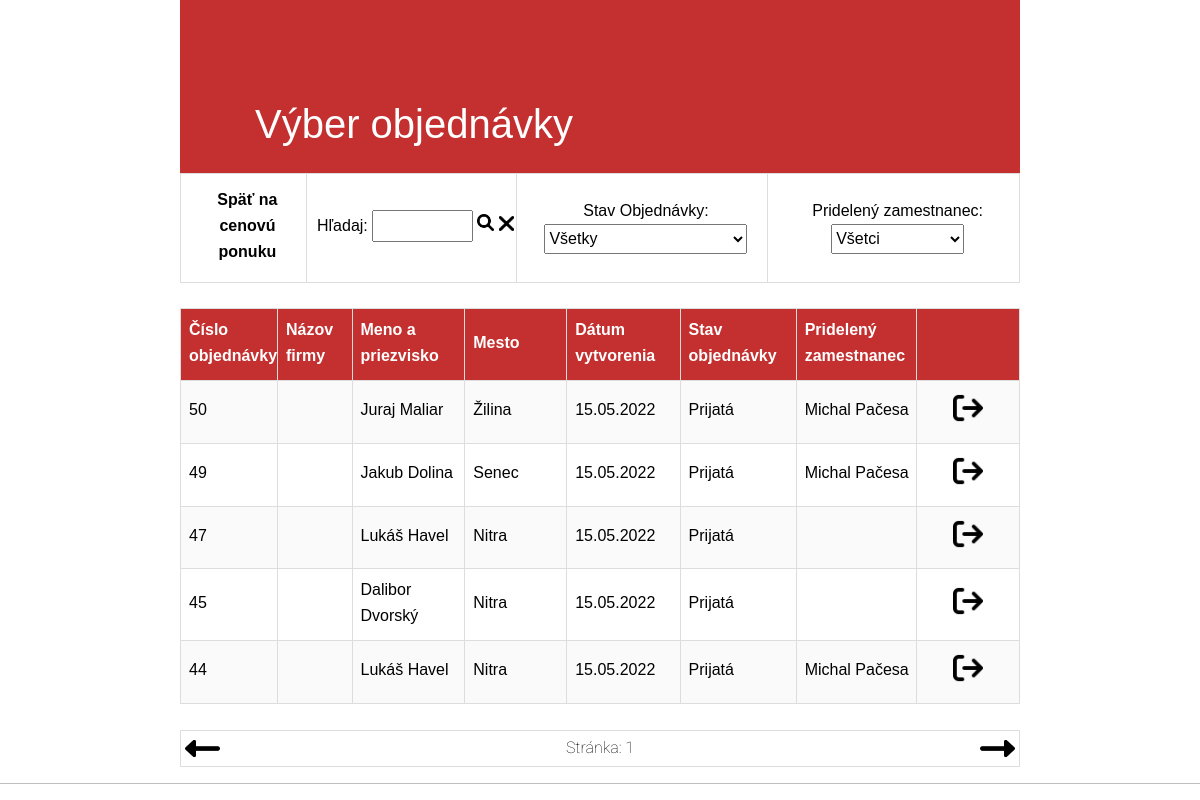
Page /admin/vyber_objednavky.php (signed in) on the committed database.
### tables this page shows
CREATE TABLE `objednavka` (
  `ID_objednavky` int(10) UNSIGNED NOT NULL,
  `Obj_Datum_vytvorenia` date NOT NULL,
  `Obj_Datum_upravy` date NOT NULL,
  `Obj_Nazov_firmy` varchar(50) DEFAULT NULL,
  `Obj_Meno` varchar(50) NOT NULL,
  `Obj_Priezvisko` varchar(50) NOT NULL,
  `Obj_Email` varchar(50) NOT NULL,
  `Obj_Telefon` varchar(20) NOT NULL,
  `Obj_Ulica_cislo_fakturacna` varchar(50) NOT NULL,
  `Obj_Mesto_fakturacna` varchar(50) NOT NULL,
  `Obj_PSC_fakturacna` varchar(5) NOT NULL,
  `Obj_Ulica_cislo_dodacia` varchar(50) DEFAULT NULL,
  `Obj_Mesto_dodacia` varchar(50) DEFAULT NULL,
  `Obj_PSC_dodacia` varchar(5) DEFAULT NULL,
  `Obj_ICO` varchar(8) DEFAULT NULL,
  `Obj_DIC` varchar(10) DEFAULT NULL,
  `Obj_IC_DPH` varchar(12) DEFAULT NULL,
  `Stav_objednavky` int(10) UNSIGNED DEFAULT NULL,
  `Obj_Poznamka` varchar(200) DEFAULT NULL,
  `ID_pouzivatela` int(10) UNSIGNED DEFAULT NULL,
  `ID_zakaznika` int(10) UNSIGNED NOT NULL,
  `ID_zamestnanca` int(10) UNSIGNED DEFAULT NULL
);

CREATE TABLE `zamestnanec` (
  `ID_zamestnanca` int(10) UNSIGNED NOT NULL,
  `Zam_Meno` varchar(20) NOT NULL,
  `Zam_Priezvisko` varchar(50) NOT NULL,
  `Zam_Datum_narodenia` date NOT NULL,
  `Zam_Email` varchar(50) NOT NULL,
  `Zam_Telefon` varchar(20) NOT NULL,
  `Zam_Ulica_cislo` varchar(50) NOT NULL,
  `Zam_Mesto` varchar(50) NOT NULL,
  `Zam_PSC` varchar(5) NOT NULL,
  `Druh_zamestnania` int(10) UNSIGNED NOT NULL,
  `Uvazok` int(10) UNSIGNED NOT NULL,
  `Pracovna_pozicia` varchar(30) DEFAULT NULL,
  `Datum_nastupu` date DEFAULT NULL,
  `Zam_Nazov_firmy` varchar(50) DEFAULT NULL,
  `Zam_ICO` varchar(8) DEFAULT NULL,
  `Zam_DIC` varchar(10) DEFAULT NULL,
  `Zam_IC_DPH` varchar(12) DEFAULT NULL,
  `Zam_Nazov_banky` varchar(50) DEFAULT NULL,
  `Zam_Cislo_uctu` varchar(30) DEFAULT NULL,
  `Zam_Poznamka` varchar(200) DEFAULT NULL,
  `ID_pouzivatela` int(10) UNSIGNED NOT NULL
);

### admin/lib.php (called while the page is built, shortened)
<?php
function selected($nazovprem,$hodnota)
{
 if ($nazovprem == $hodnota)
 return 'selected';
}
?>

### admin/config.php (called while the page is built, shortened)
<?php
$limit=5;
?>

### admin/vyber_objednavky.php (the view, shortened to what this page needs)
<!DOCTYPE html>
<html>
<head>
<?php include "head.php" ?>
</head>
<body>
<?php
include "config.php";
include "lib.php";
$dblink = mysqli_connect($mysql_server, $mysql_user, $mysql_password, $mysql_db);
$server=$_SERVER['HTTP_HOST'];
if($_SERVER['HTTP_REFERER'] !="http://".$server.'/'.$dir_name.'/'.'admin/vyber_objednavky.php'
AND $_SERVER['HTTP_REFERER'] != "http://".$server.'/'.$dir_name.'/'."admin/vyber_objednavky.php?doprava=1" AND  $_SERVER['HTTP_REFERER'] != "http://".$server.'/'.$dir_name.'/'."admin/vyber_objednavky.php?dolava=1")
{
	$offset = 0;
	$stranka = 1;
}
if(!isset($_POST['skupina']))
	$skupina=0;
else
	$skupina=$_POST['skupina'];
if(!isset($_POST['hladaj']))
	$hladaj="";
else
	$hladaj=$_POST['hladaj'];
if(!isset($_POST['Stav_objednavky']))
	$Stav_objednavky=0;
else
	$Stav_objednavky=$_POST['Stav_objednavky'];
if($skupina == 0 AND $Stav_objednavky == 0)
{
	$podmienka="";
}
?>
<h1>Výber objednávky</h1>
<table id="filtre" class = "zoznam" align="center" cellpadding="0" cellspacing="0">
	<tr>
		<td style = "text-align:center !important; width:15%;"><a href="cenova_ponuka.php">Späť na cenovú ponuku</a></td>
		<td class = "text-center" style = "text-align:center !important; width:25%;">
		<p>
			<form action="vyber_objednavky.php" method="post" >
				Hľadaj:
					<input type="text" id="hladaj" name="hladaj" class="filter" autofocus value="<?php echo $_POST['hladaj']?>">
					<input type="image" src="images/magnifying-glass-solid.png" title="Vyhľadaj" style="width:17px;">
					<input type="image" src="images/xmark-solid.png" title="Vymazať" style="width:15px;" onclick="forms[0].hladaj.value='';">
			</form>
		</p>
		</td>
		<td style = "text-align:center !important; width:30%;">
		<p><form action="vyber_objednavky.php" method="post">
		Stav Objednávky:
		<select name="Stav_objednavky" class="select_height" onChange="forms[1].submit()">
			<option value="0" <?php echo selected($Stav_objednavky,'0') ?> > Všetky </option>
		</select>
		</form></p>
		</td>
		<td style = "text-align:center !important; width:30%;">
<?php
			$sql = "Select * FROM zamestnanec";
			$vysledok=mysqli_query($dblink,$sql);
			if (!$vysledok):
				echo "Doslo k chybe pri vytvarani SQL dotazu !";
			else:
?>
			<p><form action="vyber_objednavky.php" method="post" >
				Pridelený zamestnanec:
				<select class = "select_height" name="skupina" onChange="forms[2].submit()">
					<option value="0">Všetci</option>
				</select>
			</form></p>
			<?php endif; 	 ?>
		</td>
	</tr>
</table>
<?php
	mysqli_set_charset($dblink, "utf8mb4");
if (!$_SESSION["offset"])
{	$offset=0;
	$stranka=1;
}
else
{
	$offset=$_SESSION["offset"];
	$stranka=$_SESSION["stranka"];
}
	$sql="SELECT * FROM objednavka o LEFT JOIN zamestnanec z ON o.ID_zamestnanca = z.ID_zamestnanca WHERE 1
	$podmienka AND o.ID_objednavky NOT IN (select ID_objednavky as ID_z_cenovej_ponuky from cenova_ponuka) ORDER BY o.ID_objednavky DESC LIMIT $limit OFFSET $offset";
?>
<br>
<div id="tabulka">
<table  class="zoznam" border="1" align="center" cellpadding="0" cellspacing="0">
<tr>
	<th width="10%">Číslo objednávky</th>
	<th width="10%">Názov firmy</th>
	<th width="15%">Meno a priezvisko</th>
	<th width="15%">Mesto</th>
	<th width="15%">Dátum vytvorenia</th>
	<th width="15%">Stav objednávky</th>
	<th width="15%">Pridelený zamestnanec</th>
	<th width="5%" colspan="2"></th>
</tr>
	<?php
	$vysledok = mysqli_query($dblink, $sql);
	while ($riadok = mysqli_fetch_assoc($vysledok)) {
	$Upraveny_Datum_vytvorenia = date("d.m.Y", strtotime($riadok["Obj_Datum_vytvorenia"]));
	switch ($riadok["Stav_objednavky"])
	{
	case 1:
		$Stav_objednavky_text = "Prijatá";
		break;
	}
		?>
		<tr>
			<td><?php echo $riadok["ID_objednavky"];?></td>
			<td><?php echo $riadok["Obj_Nazov_firmy"];?></td>
			<td><?php echo $riadok["Obj_Meno"]." ".$riadok["Obj_Priezvisko"];?></td>
			<td><?php echo $riadok["Obj_Mesto_fakturacna"];?></td>
			<td><?php echo "$Upraveny_Datum_vytvorenia";?></td>
			<td><?php echo "$Stav_objednavky_text";?></td>
			<td><?php echo $riadok["Zam_Meno"]." ".$riadok["Zam_Priezvisko"];?></td>
			<td style = "text-align: center; ">
			<div class="container d-flex ms-3">
					<form  class="me-4" action="cenova_ponuka.php" method="post">
						<input class="mt-1" type="image" name="vybrat" Value="Vybrať" src="images/arrow-right-from-bracket-solid.png" title="Vybrať objednávku" style="width:30px;">
					</form>
			</td>
		</tr>
		<?php
	}
?>
</table>
</div>
<br>
<?php
if(!$skupina AND !$hladaj AND !$Stav_objednavky):
?>
<div>
	<table id="sipky" border="1" align="center" cellpadding="0" cellspacing="0">
		<tr><td align="left">
		<a href="vyber_objednavky.php?dolava=1"><img src="images/left-long-solid.png" title="Doľava" style="width:35px; margin-left:4px;"></a>
		</td>
		<td align="center">Stránka: <?php echo $stranka;?></td>
		<td align="right">
		<a href="vyber_objednavky.php?doprava=1"><img src="images/right-long-solid.png" title="Doprava" style="width:35px; margin-right:4px;"></a>
		</td></tr>
	</table>
</div>
<hr>
<?php endif; ?>
</body>
</html>

### admin/head.php (shortened to what this page needs)
<link rel="stylesheet" href="mdbootstrap/css/all.css">
   <link rel="stylesheet" href="https://use.fontawesome.com/releases/v5.11.2/css/all.css" />
   <link rel="stylesheet" href="mdbootstrap/css/mdb.min.css" />

### rows in the picture
objednavka: ID_objednavky "50", Obj_Meno "Juraj", Obj_Priezvisko "Maliar", Obj_Mesto_fakturacna "Žilina", Obj_Datum_vytvorenia "15.05.2022", Stav_objednavky "Prijatá", ID_zamestnanca.Zam_Meno "Michal", ID_zamestnanca.Zam_Priezvisko "Pačesa"
objednavka: ID_objednavky "49", Obj_Meno "Jakub", Obj_Priezvisko "Dolina", Obj_Mesto_fakturacna "Senec", Obj_Datum_vytvorenia "15.05.2022", Stav_objednavky "Prijatá", ID_zamestnanca.Zam_Meno "Michal", ID_zamestnanca.Zam_Priezvisko "Pačesa"
objednavka: ID_objednavky "47", Obj_Meno "Lukáš", Obj_Priezvisko "Havel", Obj_Mesto_fakturacna "Nitra", Obj_Datum_vytvorenia "15.05.2022", Stav_objednavky "Prijatá"
objednavka: ID_objednavky "45", Obj_Meno "Dalibor", Obj_Priezvisko "Dvorský", Obj_Mesto_fakturacna "Nitra", Obj_Datum_vytvorenia "15.05.2022", Stav_objednavky "Prijatá"
objednavka: ID_objednavky "44", Obj_Meno "Lukáš", Obj_Priezvisko "Havel", Obj_Mesto_fakturacna "Nitra", Obj_Datum_vytvorenia "15.05.2022", Stav_objednavky "Prijatá", ID_zamestnanca.Zam_Meno "Michal", ID_zamestnanca.Zam_Priezvisko "Pačesa"

### other values in the picture
$stranka "1"
